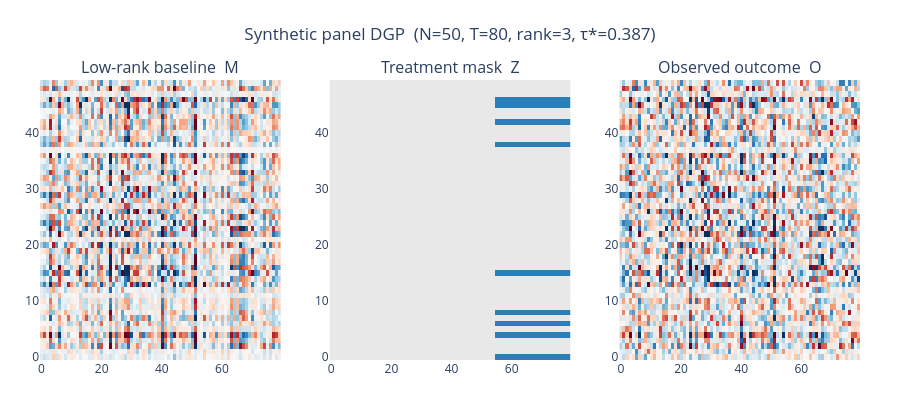

The code cell stored with this chart in its notebook:
### Code cell
# Side-by-side: M (low-rank truth), Z (treatment mask), O (observed)
fig = make_subplots(
    rows=1, cols=3,
    subplot_titles=["Low-rank baseline  M", "Treatment mask  Z", "Observed outcome  O"],
    horizontal_spacing=0.06,
)

vmax_M = float(np.percentile(np.abs(M_clean), 98))
fig.add_trace(go.Heatmap(z=M_clean, colorscale="RdBu_r", zmid=0,
                          zmin=-vmax_M, zmax=vmax_M, showscale=False), row=1, col=1)

fig.add_trace(go.Heatmap(z=Z.astype(float),
                          colorscale=[[0, "#e8e8e8"], [1, "#2980b9"]],
                          zmin=0, zmax=1, showscale=False), row=1, col=2)

vmax_O = float(np.percentile(np.abs(O), 98))
fig.add_trace(go.Heatmap(z=O, colorscale="RdBu_r", zmid=0,
                          zmin=-vmax_O, zmax=vmax_O, showscale=False), row=1, col=3)

fig.update_layout(
    title=dict(text=f"Synthetic panel DGP  (N={N}, T={T}, rank={RANK}, \u03c4*={tau_star:.3f})",
               x=0.5, xanchor="center"),
    height=400, margin=dict(l=40, r=40, t=80, b=40),
)
fig.show()

### Figure 1 — Plotly figure (JSON) as saved in the notebook; plotly's stock layout.template omitted (floating-point values rounded to 4 significant figures; data arrays with more than 128 entries replaced by an {"elided": "..."} marker saying what was removed)
{"data": [{"colorscale": [[0, "rgb(5,48,97)"], [0.1, "rgb(33,102,172)"], [0.2, "rgb(67,147,195)"], [0.3, "rgb(146,197,222)"], [0.4, "rgb(209,229,240)"], [0.5, "rgb(247,247,247)"], [0.6, "rgb(253,219,199)"], [0.7, "rgb(244,165,130)"], [0.8, "rgb(214,96,77)"], [0.9, "rgb(178,24,43)"], [1, "rgb(103,0,31)"]], "showscale": false, "type": "heatmap", "xaxis": "x", "yaxis": "y", "z": {"elided": "50x80 float values"}, "zmax": 4.524, "zmid": 0, "zmin": -4.524}, {"colorscale": [[0, "#e8e8e8"], [1, "#2980b9"]], "showscale": false, "type": "heatmap", "xaxis": "x2", "yaxis": "y2", "z": {"elided": "50x80 float values"}, "zmax": 1, "zmin": 0}, {"colorscale": [[0, "rgb(5,48,97)"], [0.1, "rgb(33,102,172)"], [0.2, "rgb(67,147,195)"], [0.3, "rgb(146,197,222)"], [0.4, "rgb(209,229,240)"], [0.5, "rgb(247,247,247)"], [0.6, "rgb(253,219,199)"], [0.7, "rgb(244,165,130)"], [0.8, "rgb(214,96,77)"], [0.9, "rgb(178,24,43)"], [1, "rgb(103,0,31)"]], "showscale": false, "type": "heatmap", "xaxis": "x3", "yaxis": "y3", "z": {"elided": "50x80 float values"}, "zmax": 5.016, "zmid": 0, "zmin": -5.016}], "layout": {"annotations": [{"font": {"size": 16}, "showarrow": false, "text": "Low-rank baseline  M", "x": 0.1467, "xanchor": "center", "xref": "paper", "y": 1, "yanchor": "bottom", "yref": "paper"}, {"font": {"size": 16}, "showarrow": false, "text": "Treatment mask  Z", "x": 0.5, "xanchor": "center", "xref": "paper", "y": 1, "yanchor": "bottom", "yref": "paper"}, {"font": {"size": 16}, "showarrow": false, "text": "Observed outcome  O", "x": 0.8533, "xanchor": "center", "xref": "paper", "y": 1, "yanchor": "bottom", "yref": "paper"}], "height": 400, "margin": {"b": 40, "l": 40, "r": 40, "t": 80}, "title": {"text": "Synthetic panel DGP  (N=50, T=80, rank=3, τ*=0.387)", "x": 0.5, "xanchor": "center"}, "xaxis": {"anchor": "y", "domain": [0, 0.2933]}, "xaxis2": {"anchor": "y2", "domain": [0.3533, 0.6467]}, "xaxis3": {"anchor": "y3", "domain": [0.7067, 1]}, "yaxis": {"anchor": "x", "domain": [0, 1]}, "yaxis2": {"anchor": "x2", "domain": [0, 1]}, "yaxis3": {"anchor": "x3", "domain": [0, 1]}}}
